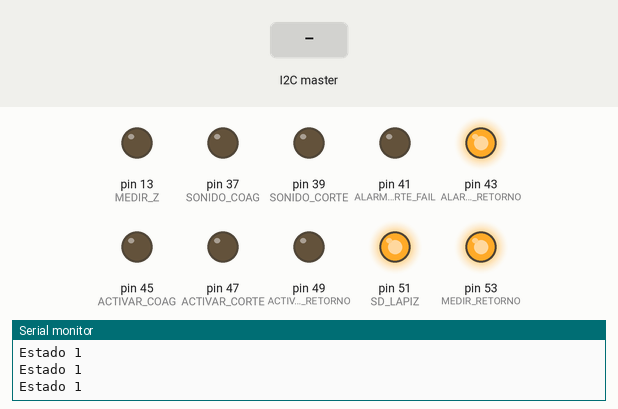
Simulated run of this sketch. Board: Arduino Mega 2560, built with avr-gcc and run on an emulated ATmega2560. Parts: output pins drawn as LEDs (lit = HIGH), the last lines printed to the serial monitor. The test bench sets the inputs (shaded band).

Above: at 1.2 s.
1.3 s: the I2C master sends the byte 0
At 2.3 s:
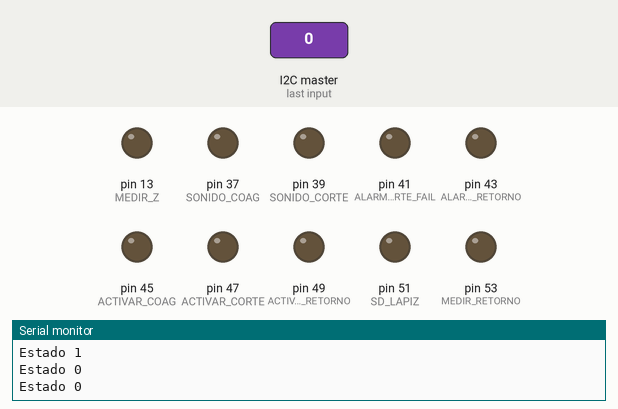
3.0 s: the I2C master sends the byte 2
At 3.4 s:
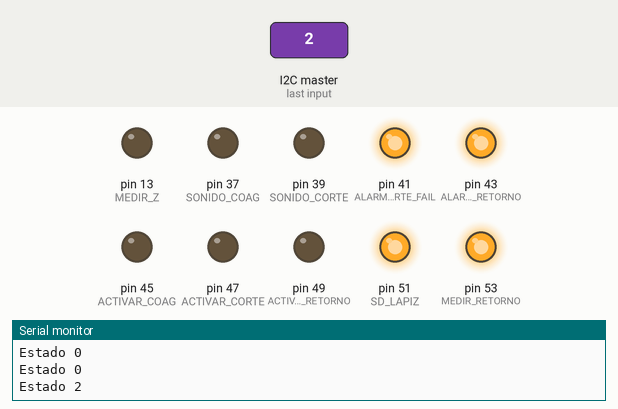
4.5 s: the I2C master sends the byte 1
At 5.7 s:
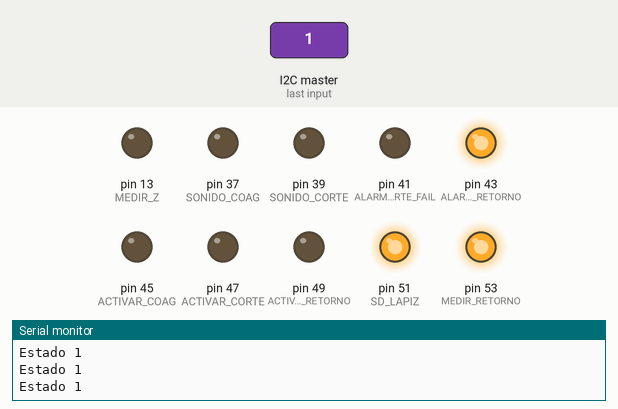
6.0 s: the I2C master sends the byte 90
At 7.3 s:
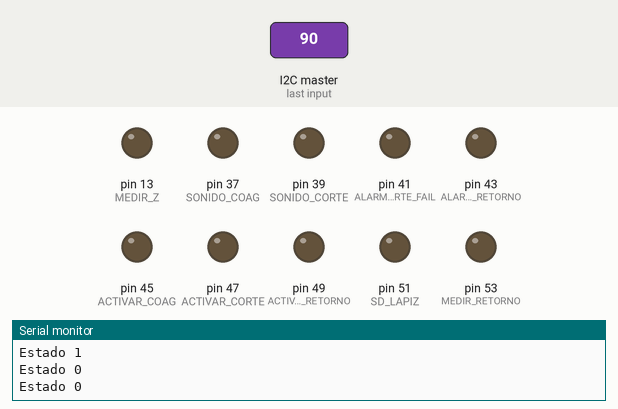
Timing chart, 0 to 9.0 s (numbered marks = the images above; inputs shaded):
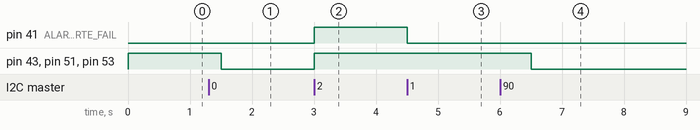

The sketch:

States_Machine_Bisturi_Receptor.ino
```cpp
#include <Wire.h> //INCLUYO LIBRERÍA PARA USAR I2C

//DEFINICION DE ESTADOS
#define INICIO 0
#define MONITOREAR_PLACA 1
#define CORTE_FAIL 2
#define MONITOREAR_Z 3
#define ELECCION_MODO 4
#define CORTAR 5
#define COAGULAR 6

//DEFINICIÓN DE SALIDAS DE LA TARJETA QUE GESTIONA LOS PINES DE LA MÁQUINA
#define MEDIR_RETORNO 53
#define SD_LAPIZ 51
#define ACTIVAR_RETORNO 49
#define ACTIVAR_CORTE 47
#define ACTIVAR_COAG 45
#define ALARMA_RETORNO 43 //SOLO SI SE HACE UNA ALARMA VISUAL QUE OCUPE UN PIN FISICO
#define ALARMA_CORTE_FAIL 41
#define SONIDO_CORTE 39
#define SONIDO_COAG 37
#define MEDIR_Z 13


//DEFINO LA VARIABLE ESTADO PARA CAPTURAR EL ESTADO VIA I2C
int ESTADO = 1;

void setup() {

  //CONFIGURACIÓN DE RECEPCIÓN DE DATOS VIA I2C
  Wire.begin(8);                // join i2c bus with address #8
  Wire.onReceive(receiveEvent); // register event
  Serial.begin(9600);           // start serial for output

  //SALIDA DE LA MAQUINA DE ESTADOS
  SET_OUTPUTS_STATES_MACHINE();

}

void loop() {

  TURN_ON_STATES_MACHINE(); //ARRANCA LA MÁQUINA DE ESTADO Y ACTUALIZA LAS SALIDAS
  delay(500);

}

void receiveEvent(int howMany) {
  ESTADO = Wire.read();    // receive byte as an integer
  //Serial.println(ESTADO);
}


//DEFINICIÓN DE QUE HACE CADA ESTADO
void ESTADO_INICIO(){
   digitalWrite(MEDIR_RETORNO, 0);
   digitalWrite(SD_LAPIZ, 0);
   digitalWrite(MEDIR_Z, 0);
   digitalWrite(ACTIVAR_RETORNO, 0);
   digitalWrite(ACTIVAR_CORTE, 0);
   digitalWrite(ACTIVAR_COAG, 0);
   digitalWrite(ALARMA_RETORNO, 0);
   digitalWrite(ALARMA_CORTE_FAIL, 0);
   digitalWrite(SONIDO_CORTE, 0);
   digitalWrite(SONIDO_COAG, 0);

}

void ESTADO_MONITOREAR_PLACA(){
   digitalWrite(MEDIR_RETORNO, 1);
   digitalWrite(SD_LAPIZ, 1);
   digitalWrite(MEDIR_Z, 0);
   digitalWrite(ACTIVAR_RETORNO, 0);
   digitalWrite(ACTIVAR_CORTE, 0);
   digitalWrite(ACTIVAR_COAG, 0);
   digitalWrite(ALARMA_RETORNO, 1);
   digitalWrite(ALARMA_CORTE_FAIL, 0);
   digitalWrite(SONIDO_CORTE, 0);
   digitalWrite(SONIDO_COAG, 0);
}

void ESTADO_CORTE_FAIL(){
   digitalWrite(MEDIR_RETORNO, 1);
   digitalWrite(SD_LAPIZ, 1);
   digitalWrite(MEDIR_Z, 0);
   digitalWrite(ACTIVAR_RETORNO, 0);
   digitalWrite(ACTIVAR_CORTE, 0);
   digitalWrite(ACTIVAR_COAG, 0);
   digitalWrite(ALARMA_RETORNO, 1);
   digitalWrite(ALARMA_CORTE_FAIL, 1);
   digitalWrite(SONIDO_CORTE, 0);
   digitalWrite(SONIDO_COAG, 0);
}

void ESTADO_MONITOREAR_Z(){
   digitalWrite(MEDIR_RETORNO, 0);
   digitalWrite(SD_LAPIZ, 0);
   digitalWrite(MEDIR_Z, 1);
   digitalWrite(ACTIVAR_RETORNO, 0);
   digitalWrite(ACTIVAR_CORTE, 0);
   digitalWrite(ACTIVAR_COAG, 0);
   digitalWrite(ALARMA_RETORNO, 0);
   digitalWrite(ALARMA_CORTE_FAIL, 0);
   digitalWrite(SONIDO_CORTE, 0);
   digitalWrite(SONIDO_COAG, 0);
}

void ESTADO_COAGULAR(){
   digitalWrite(MEDIR_RETORNO, 0);
   digitalWrite(SD_LAPIZ, 0);
   digitalWrite(MEDIR_Z, 0);
   digitalWrite(ACTIVAR_RETORNO, 1);
   digitalWrite(ACTIVAR_CORTE, 0);
   digitalWrite(ACTIVAR_COAG, 1);
   digitalWrite(ALARMA_RETORNO, 0);
   digitalWrite(ALARMA_CORTE_FAIL, 0);
   digitalWrite(SONIDO_CORTE, 0);
   digitalWrite(SONIDO_COAG, 1);
}

void ESTADO_CORTAR(){
   digitalWrite(MEDIR_RETORNO, 0);
   digitalWrite(SD_LAPIZ, 0);
   digitalWrite(MEDIR_Z, 0);
   digitalWrite(ACTIVAR_RETORNO, 1);
   digitalWrite(ACTIVAR_CORTE, 1);
   digitalWrite(ACTIVAR_COAG, 0);
   digitalWrite(ALARMA_RETORNO, 0);
   digitalWrite(ALARMA_CORTE_FAIL, 0);
   digitalWrite(SONIDO_CORTE, 1);
   digitalWrite(SONIDO_COAG, 0);
}

void ESTADO_ELECCION_MODO(){
   digitalWrite(MEDIR_RETORNO, 0);
   digitalWrite(SD_LAPIZ, 1);
   digitalWrite(MEDIR_Z, 0);
   digitalWrite(ACTIVAR_RETORNO, 0);
   digitalWrite(ACTIVAR_CORTE, 0);
   digitalWrite(ACTIVAR_COAG, 0);
   digitalWrite(ALARMA_RETORNO, 0);
   digitalWrite(ALARMA_CORTE_FAIL, 0);
   digitalWrite(SONIDO_CORTE, 0);
   digitalWrite(SONIDO_COAG, 0);
}


//FUNCIONES PARA SETEAR SALIDAS DE LA MAQUINA DE ESTADOS

void SET_OUTPUTS_STATES_MACHINE(){

  pinMode(MEDIR_RETORNO, OUTPUT);
  pinMode(SD_LAPIZ, OUTPUT);
  pinMode(ACTIVAR_RETORNO, OUTPUT);
  pinMode(ACTIVAR_CORTE, OUTPUT);
  pinMode(ACTIVAR_COAG, OUTPUT);
  pinMode(ALARMA_RETORNO, OUTPUT);
  pinMode(ALARMA_CORTE_FAIL, OUTPUT);
  pinMode(SONIDO_CORTE, OUTPUT);
  pinMode(SONIDO_COAG, OUTPUT);
  pinMode(MEDIR_Z, OUTPUT);

}

void TURN_ON_STATES_MACHINE(){

//MAQUINA DE ESTADO
  switch (ESTADO) {
      case 0:
        ESTADO_INICIO();
        Serial.println("Estado 0");
        break;

      case 1:
        ESTADO_MONITOREAR_PLACA();
        Serial.println("Estado 1");
        break;

      case 2:
        ESTADO_CORTE_FAIL();
        Serial.println("Estado 2");
        break;

      case 3:
        ESTADO_MONITOREAR_Z();
        Serial.println("Estado 3");
        break;
      case 4:
        ESTADO_ELECCION_MODO(); // No olvidar agregar un timer en caso de que nunca llegue señal de corte desde el lapiz
      break;

      case 5:
        ESTADO_CORTAR();  //No olvidar agregar un pequeño tiempo para darle tiempo al sensor de corriente
      break;

      case 6:
        ESTADO_COAGULAR();  //No olvidar agregar un pequeño tiempo para darle tiempo al sensor de corriente
      break;

      default:
      ESTADO=0;
  }
}
```

Measured:
- after the input at 1.3 s, pin 43 (ALARMA_RETORNO), pin 51 (SD_LAPIZ), pin 53 (MEDIR_RETORNO): HIGH → LOW after 0.20 s
- after the input at 3.0 s, pin 41 (ALARMA_CORTE_FAIL), pin 43 (ALARMA_RETORNO), pin 51 (SD_LAPIZ), pin 53 (MEDIR_RETORNO): LOW → HIGH at once
- after the input at 4.5 s, pin 41 (ALARMA_CORTE_FAIL): HIGH → LOW at once
- after the input at 6.0 s, pin 43 (ALARMA_RETORNO), pin 51 (SD_LAPIZ), pin 53 (MEDIR_RETORNO): HIGH → LOW after 0.50 s
